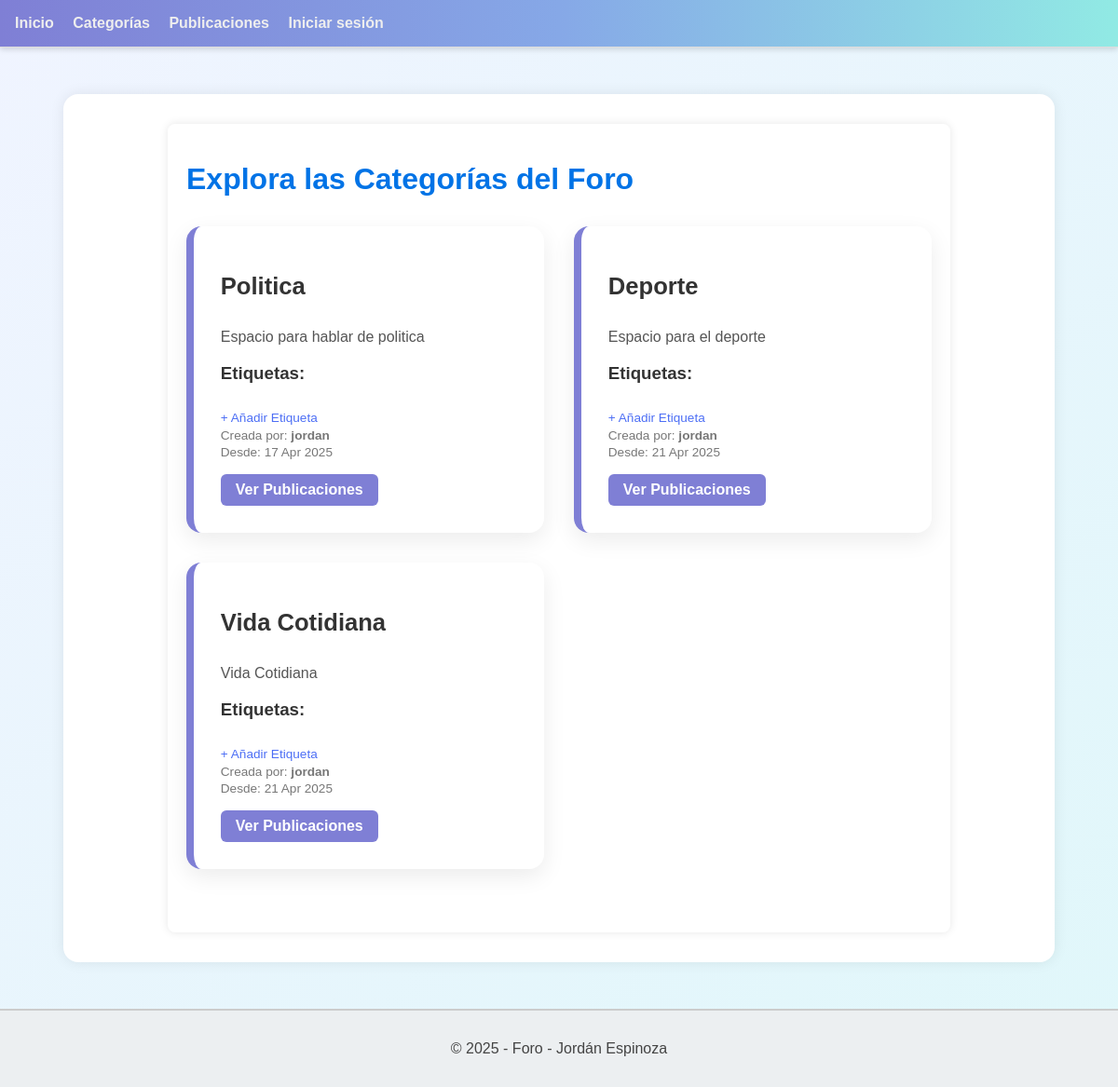
/foro/categorias/listar/, run on an earlier commit of the app's database.
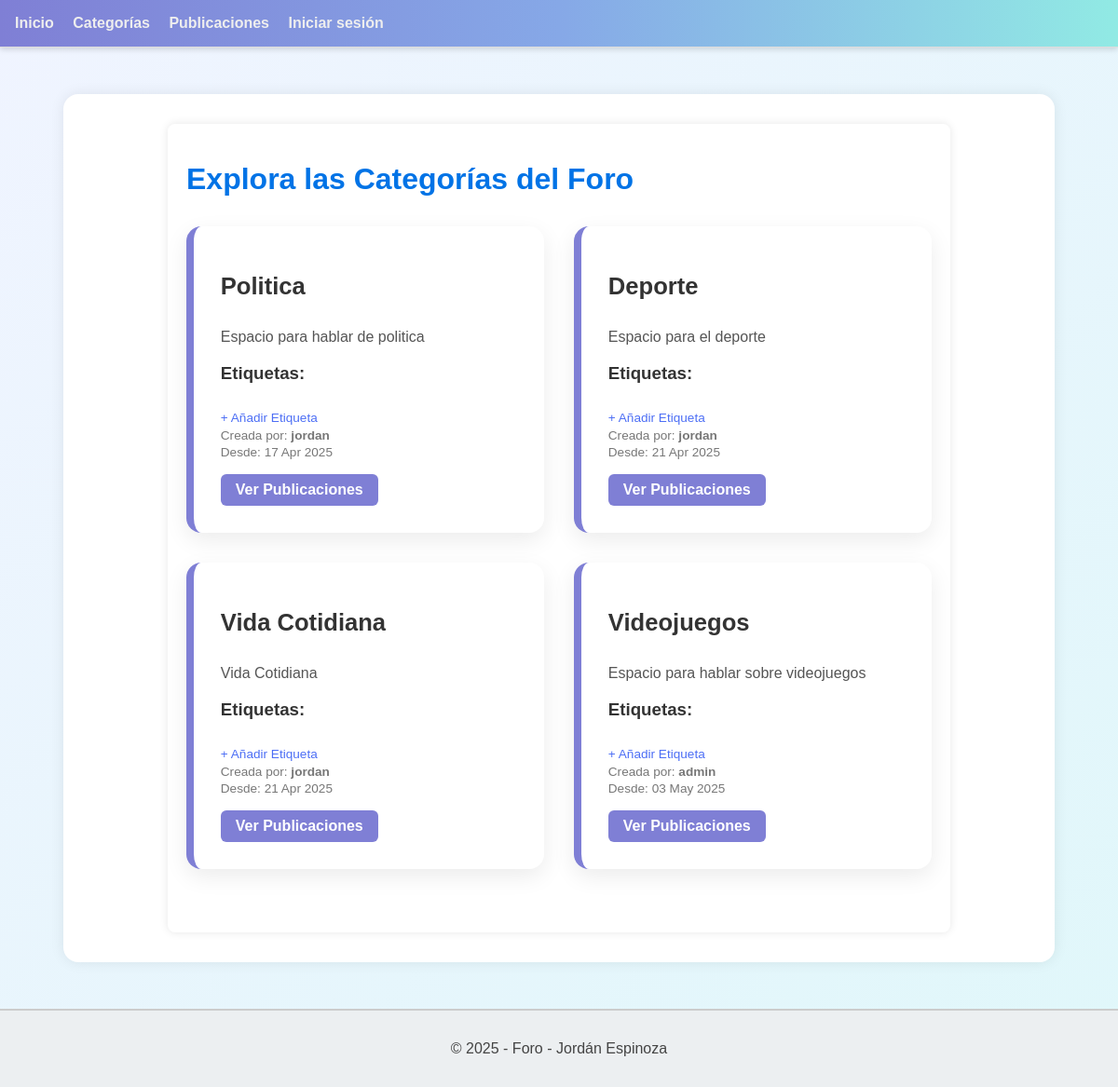
And on a later commit of the database.
### foro_aplicacion/models.py (models this page shows, shortened)
class Categoria(models.Model):
    nombre = models.CharField(max_length=50)
    descripcion = models.TextField(blank=True)
    fecha_creacion = models.DateTimeField(auto_now_add=True)
    usuario = models.ForeignKey(Usuario, on_delete=models.CASCADE, related_name='categorias')

class Usuario(AbstractUser):
    correo = models.EmailField(max_length=100, unique=True)
    es_admin = models.BooleanField(default=False)
    es_baneado = models.BooleanField(default=False)
    es_moderador = models.BooleanField(default=False)
    es_autor = models.BooleanField(default=False)
    reputacion = models.IntegerField(default=0)
    avatar = models.ImageField(upload_to='avatars/', blank=True, null=True)
    class Meta:
        verbose_name = 'Usuario'
        verbose_name_plural = 'Usuarios'

### foro_aplicacion/views.py (the view)
# urls.py: path('categorias/listar/', CategoriaListView.as_view(), name='listar'),
class CategoriaListView(ListView):
    model = Categoria
    template_name = 'categorias/listar.html'
    def get_context_data(self, **kwargs):
        context = super().get_context_data(**kwargs)
        context['etiquetas'] = Etiqueta.objects.all()
        return context

### foro_aplicacion/templates/categorias/listar.html (shortened to what this page needs)
{% extends 'template_base.html' %}
{% block body %}
<div class="container">
    <h1 class="titulo">Explora las Categorías del Foro</h1>
    <div class="categoria-lista">
        {% for categoria in object_list %}
            <div class="categoria-card">
                <div class="categoria-header">
                    <h2 class="nombre">{{ categoria.nombre }}</h2>
                </div>
                <p class="descripcion">{{ categoria.descripcion|default:"Sin descripción" }}</p>
                <div class="etiquetas-wrapper">
                    <h3>Etiquetas:</h3>
                    <a href="{% url 'crear_etiqueta' %}" class="crear-etiqueta-link">+ Añadir Etiqueta</a>
                </div>
                <p class="autor">Creada por: <strong>{{ categoria.usuario.username }}</strong></p>
                <p class="fecha">Desde: {{ categoria.fecha_creacion|date:"d M Y" }}</p>
                <div class="botones-categoria">
                    <a href="{% url 'publicaciones_por_categoria' categoria.id %}" class="btn btn-publicaciones">Ver Publicaciones</a>
                </div>
            </div>
        {% empty %}
            <p class="sin-categorias">No hay categorías disponibles.</p>
        {% endfor %}
    </div>
</div>
{% endblock %}

What changed in the data, as far as the page shows it:
added Categoria: nombre "Videojuegos", descripcion "Espacio para hablar sobre videojuegos", usuario.username "admin", fecha_creacion "03 May 2025"
